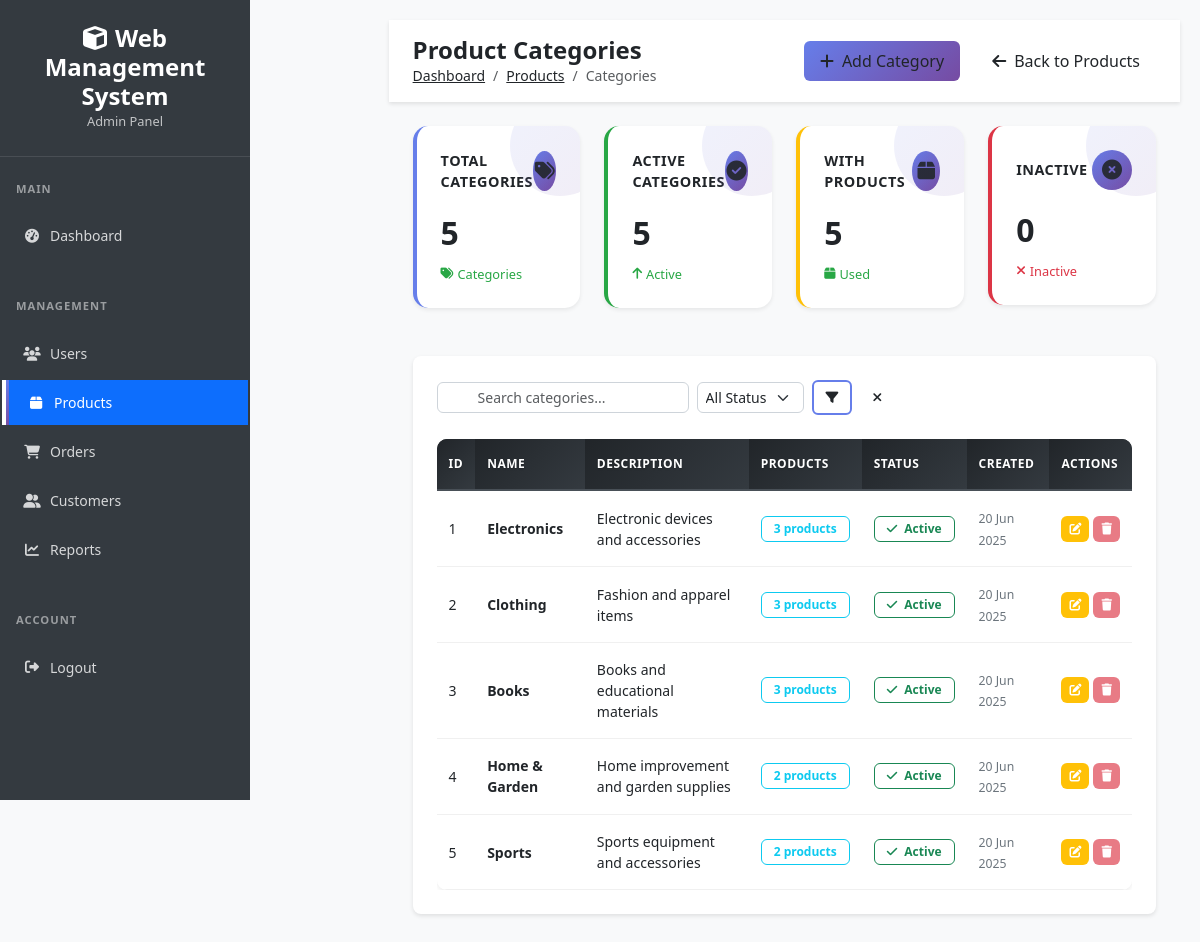
/admin/products/categories.php (signed in), run on the app's committed database.
### tables this page shows
CREATE TABLE `categories` (
  `id` int(11) NOT NULL,
  `name` varchar(100) NOT NULL,
  `description` text DEFAULT NULL,
  `is_active` tinyint(1) DEFAULT 1,
  `created_at` timestamp NOT NULL DEFAULT current_timestamp()
);

### config/database.php (called while the page is built, shortened)
<?php
class Database {
    private $host = '127.0.0.1';
    private $dbname = 'web_app_db';
    private $username = 'root';
    private $password = '';
    private $charset = 'utf8mb4';
    private $pdo;
    public function connect() {
        if ($this->pdo === null) {
            try {
                $dsn = "mysql:host={$this->host};dbname={$this->dbname};charset={$this->charset}";
                $options = [
                    PDO::ATTR_ERRMODE => PDO::ERRMODE_EXCEPTION,
                    PDO::ATTR_DEFAULT_FETCH_MODE => PDO::FETCH_ASSOC,
                    PDO::ATTR_EMULATE_PREPARES => false,
                    PDO::MYSQL_ATTR_INIT_COMMAND => "SET NAMES {$this->charset}"
                ];
                $this->pdo = new PDO($dsn, $this->username, $this->password, $options);
            } catch (PDOException $e) {
                error_log("Database connection error: " . $e->getMessage());
                die("Database connection failed. Please check configuration.");
            }
        }
        return $this->pdo;
    }
}
$database = new Database();
$pdo = $database->connect();
function getDB() {
    global $pdo;
    return $pdo;
}
function executeQuery($sql, $params = []) {
    try {
        $pdo = getDB();
        $stmt = $pdo->prepare($sql);
        $stmt->execute($params);
        return $stmt;
    } catch (PDOException $e) {
        error_log("Query error: " . $e->getMessage());
        throw new Exception("Database query failed");
    }
}
function getRecord($sql, $params = []) {
    $stmt = executeQuery($sql, $params);
    return $stmt->fetch();
}
function getRecords($sql, $params = []) {
    $stmt = executeQuery($sql, $params);
    return $stmt->fetchAll();
}
?>

### includes/functions.php (called while the page is built, shortened)
<?php
require_once dirname(__DIR__) . '/config/database.php';
function formatDate($date, $format = DISPLAY_DATE_FORMAT) {
    return date($format, strtotime($date));
}
?>

### admin/products/categories.php (the view, shortened to what this page needs)
<?php
require_once '../../includes/functions.php';
$search = $_GET['search'] ?? '';
$status_filter = $_GET['status'] ?? '';
$page = max(1, (int)($_GET['page'] ?? 1));
$per_page = RECORDS_PER_PAGE;
$where_conditions = [];
$params = [];
$where_clause = !empty($where_conditions) ? 'WHERE ' . implode(' AND ', $where_conditions) : '';
$offset = ($page - 1) * $per_page;
$sql = "SELECT c.*,
               (SELECT COUNT(*) FROM products p WHERE p.category_id = c.id) as product_count
        FROM categories c
        $where_clause
        ORDER BY c.created_at DESC
        LIMIT $per_page OFFSET $offset";
$categories = getRecords($sql, $params);
$category_stats = [
    'total_categories' => getRecord("SELECT COUNT(*) as count FROM categories")['count'],
    'active_categories' => getRecord("SELECT COUNT(*) as count FROM categories WHERE is_active = 1")['count'],
    'inactive_categories' => getRecord("SELECT COUNT(*) as count FROM categories WHERE is_active = 0")['count'],
    'categories_with_products' => getRecord("SELECT COUNT(DISTINCT category_id) as count FROM products WHERE category_id IS NOT NULL")['count']
];
?>
<!DOCTYPE html>
<html lang="en">
<head>
    <?php
    include '../../includes/header.php';
    ?>
</head>
<body class="admin-body">
    <div class="admin-container">
        <?php include '../../includes/admin_sidebar.php'; ?>
        <main class="admin-content">
            <header class="admin-header">
                <div class="header-left">
                    <h1>Product Categories</h1>
                    <nav aria-label="breadcrumb">
                        <ol class="breadcrumb">
                            <li class="breadcrumb-item"><a href="<?= BASE_URL ?>/admin/dashboard.php">Dashboard</a></li>
                            <li class="breadcrumb-item"><a href="index.php">Products</a></li>
                            <li class="breadcrumb-item active">Categories</li>
                        </ol>
                    </nav>
                </div>
                <div class="header-controls">
                    <button type="button" class="btn btn-primary" data-bs-toggle="modal" data-bs-target="#categoryModal">
                        <i class="fas fa-plus me-2"></i>Add Category
                    </button>
                    <a href="index.php" class="btn btn-outline-secondary">
                        <i class="fas fa-arrow-left me-2"></i>Back to Products
                    </a>
                </div>
            </header>
            <div class="admin-main">
                <div class="row mb-4">
                    <div class="col-xl-3 col-md-6 mb-4">
                        <div class="stat-card-admin">
                            <div class="stat-header">
                                <div class="stat-title">Total Categories</div>
                                <div class="stat-icon-admin">
                                    <i class="fas fa-tags"></i>
                                </div>
                            </div>
                            <div class="stat-value"><?= number_format($category_stats['total_categories']) ?></div>
                            <div class="stat-change positive">
                                <i class="fas fa-tags"></i> Categories
                            </div>
                        </div>
                    </div>
                    <div class="col-xl-3 col-md-6 mb-4">
                        <div class="stat-card-admin success">
                            <div class="stat-header">
                                <div class="stat-title">Active Categories</div>
                                <div class="stat-icon-admin">
                                    <i class="fas fa-check-circle"></i>
                                </div>
                            </div>
                            <div class="stat-value"><?= number_format($category_stats['active_categories']) ?></div>
                            <div class="stat-change positive">
                                <i class="fas fa-arrow-up"></i> Active
                            </div>
                        </div>
                    </div>
                    <div class="col-xl-3 col-md-6 mb-4">
                        <div class="stat-card-admin warning">
                            <div class="stat-header">
                                <div class="stat-title">With Products</div>
                                <div class="stat-icon-admin">
                                    <i class="fas fa-box"></i>
                                </div>
                            </div>
                            <div class="stat-value"><?= number_format($category_stats['categories_with_products']) ?></div>
                            <div class="stat-change positive">
                                <i class="fas fa-box"></i> Used
                            </div>
                        </div>
                    </div>
                    <div class="col-xl-3 col-md-6 mb-4">
                        <div class="stat-card-admin danger">
                            <div class="stat-header">
                                <div class="stat-title">Inactive</div>
                                <div class="stat-icon-admin">
                                    <i class="fas fa-times-circle"></i>
                                </div>
                            </div>
                            <div class="stat-value"><?= number_format($category_stats['inactive_categories']) ?></div>
                            <div class="stat-change negative">
                                <i class="fas fa-times"></i> Inactive
                            </div>
                        </div>
                    </div>
                </div>
                <div class="admin-table-container">
                    <div class="table-header">
                        <div class="table-actions">
                            <form method="GET" action="" class="d-flex gap-2 align-items-center">
                                <div class="search-box">
                                    <input type="text"
                                           name="search"
                                           class="form-control form-control-sm"
                                           placeholder="Search categories..."
                                           value="<?= htmlspecialchars($search) ?>">
                                </div>
                                <select name="status" class="form-select form-select-sm" style="width: auto;">
                                    <option value="">All Status</option>
                                </select>
                                <button type="submit" class="btn btn-outline-primary btn-sm">
                                    <i class="fas fa-filter"></i>
                                </button>
                                <a href="categories.php" class="btn btn-outline-secondary btn-sm">
                                    <i class="fas fa-times"></i>
                                </a>
                            </form>
                        </div>
                    </div>
                    <div class="table-responsive">
                        <table class="table admin-table" id="categoriesTable">
                            <thead>
                                <tr>
                                    <th>ID</th>
                                    <th>Name</th>
                                    <th>Description</th>
                                    <th>Products</th>
                                    <th>Status</th>
                                    <th>Created</th>
                                    <th>Actions</th>
                                </tr>
                            </thead>
                            <tbody>
                                <?php if (empty($categories)): ?>
                                    <tr>
                                        <td colspan="7" class="text-center py-4">
                                            <div class="admin-empty-state">
                                                <i class="fas fa-tags empty-icon"></i>
                                                <div class="empty-title">No Categories Found</div>
                                                <div class="empty-description">
                                                    <?php if (!empty($search) || !empty($status_filter)): ?>
                                                        Try adjusting your search criteria or filters.
                                                    <?php else: ?>
                                                        Start by adding your first category.
                                                    <?php endif; ?>
                                                </div>
                                                <button type="button" class="btn btn-primary mt-3" data-bs-toggle="modal" data-bs-target="#categoryModal">
                                                    <i class="fas fa-plus me-2"></i>Add Category
                                                </button>
                                            </div>
                                        </td>
                                    </tr>
                                <?php else: ?>
                                    <?php foreach ($categories as $category): ?>
                                        <tr>
                                            <td><?= $category['id'] ?></td>
                                            <td>
                                                <strong><?= htmlspecialchars($category['name']) ?></strong>
                                            </td>
                                            <td>
                                                <?= htmlspecialchars($category['description'] ?: '-') ?>
                                            </td>
                                            <td>
                                                <span class="badge bg-info">
                                                    <?= $category['product_count'] ?> products
                                                </span>
                                            </td>
                                            <td>
                                                <span class="badge <?= $category['is_active'] ? 'bg-success' : 'bg-danger' ?>">
                                                    <i class="fas fa-<?= $category['is_active'] ? 'check' : 'times' ?> me-1"></i>
                                                    <?= $category['is_active'] ? 'Active' : 'Inactive' ?>
                                                </span>
                                            </td>
                                            <td>
                                                <small class="text-muted">
                                                    <?= formatDate($category['created_at'], 'd M Y') ?>
                                                </small>
                                            </td>
                                            <td>
                                                <div class="table-actions">
                                                    <a href="categories.php?edit=<?= $category['id'] ?>"
                                                       class="btn btn-sm btn-action edit"
                                                       title="Edit Category">
                                                        <i class="fas fa-edit"></i>
                                                    </a>
                                                    <?php if ($category['product_count'] == 0): ?>
                                                        <button type="button"
                                                                class="btn btn-sm btn-action delete"
                                                                title="Delete Category"
                                                                onclick="confirmDelete(<?= $category['id'] ?>, '<?= htmlspecialchars($category['name']) ?>')">
                                                            <i class="fas fa-trash"></i>
                                                        </button>
                                                    <?php else: ?>
                                                        <button type="button"
                                                                class="btn btn-sm btn-action delete disabled"
                                                                title="Cannot delete category with products"
                                                                disabled>
                                                            <i class="fas fa-trash"></i>
                                                        </button>
                                                    <?php endif; ?>
                                                </div>
                                            </td>
                                        </tr>
                                    <?php endforeach; ?>
                                <?php endif; ?>
                            </tbody>
                        </table>
                    </div>
                </div>
            </div>
        </main>
    </div>
</body>
</html>

### data on the page
categories: id "1", name "Electronics", description "Electronic devices and accessories", product_count "3", is_active 1 (drawn), created_at "20 Jun 2025"
categories: id "2", name "Clothing", description "Fashion and apparel items", product_count "3", is_active 1 (drawn), created_at "20 Jun 2025"
categories: id "3", name "Books", description "Books and educational materials", product_count "3", is_active 1 (drawn), created_at "20 Jun 2025"
categories: id "4", name "Home & Garden", description "Home improvement and garden supplies", product_count "2", is_active 1 (drawn), created_at "20 Jun 2025"
categories: id "5", name "Sports", description "Sports equipment and accessories", product_count "2", is_active 1 (drawn), created_at "20 Jun 2025"

### other printed values
APP_NAME "Web Management System"
$category_stats['total_categories'] "5"
$category_stats['active_categories'] "5"
$category_stats['categories_with_products'] "5"
$category_stats['inactive_categories'] "0"
